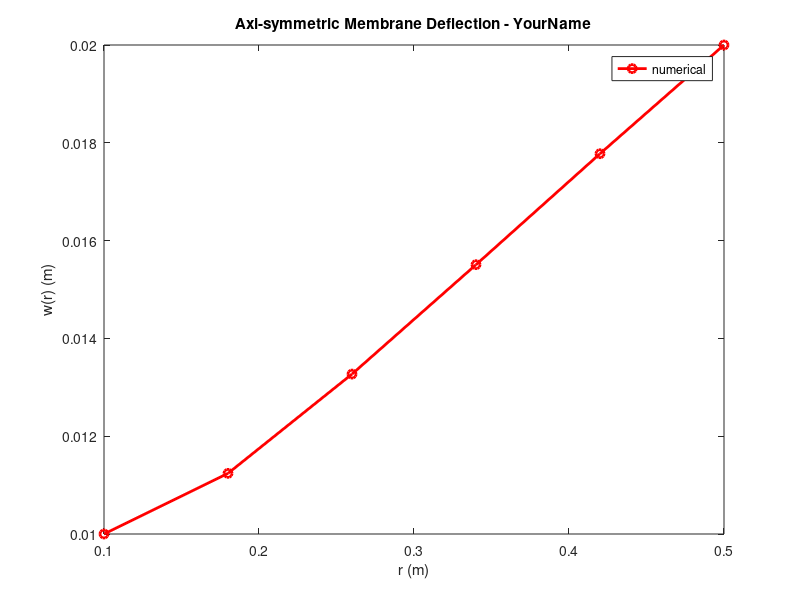

This figure's MATLAB source:
% Program Axial_Bar_2
%
%Basic Input
%
format long %number of signigicant digits in output screen
N = input('Enter the number of elements in the beam ')
a = 0.1; %m
b = 0.5; %m
T = 10; %N/m
Q = 3; %Pa
wa = 0.01; %m
wb = 0.02; %m
ks = 85; %Pa/m

%
%INITALIZATIONS
%

numnp=N+1;  %number of nodes
numel=N;	%number of elements
numimp=2;	%number of imposed dof
numeq=numnp-numimp; %number of equations
idof = zeros(numnp,1); %vector with equation numbers
idof(1) = -1; %negative for first and last nodes
idof(numnp) = -2;
for i = 2:numnp-1
	idof(i)=i-1;
end
%intialize global stiffness matricies kff, kpf, kpp
%and global load vectors Rp, Rf

Kff=sparse(zeros(numeq,numeq));
Kpf=sparse(zeros(numimp,numeq));
Kpp=sparse(zeros(numimp,numimp));
Rf=zeros(numeq,1);
Rp=zeros(numimp,1);

%Initialize Global DOF vectors Uf and Up
Uf = zeros(numeq,1);
Up = zeros(numimp,1);
Up(1) = wa;  %fixed at the wall
Up(2)= wb; %applied end displacement


%create coordinate vector x(N+1) and connectivity table lm(2,N)

x=zeros(N+1,1);
x(1)=a;
for i = 1:N
	x(i+1) = x(i)+ (b-a)/N;
end

lm=zeros(2,N);
for i=1:N
	lm(1,i)=i;
	lm(2,i)=i+1;
end
%
%FINITE ELEMENT SOLUTION
%
%loop over the N elements to get local and global K & R
for i=1:N
	k=zeros(2,2);
	r=zeros(2,1);
	%get absolute length
	le=abs(x(i+1)-x(i));
	%get two node numbers for element i
	n1=lm(1,i);
	n2=lm(2,i);
	%get load on the element (=value of p(x) at the center of the element)

    r1 = x(i);
    r2 = x(i+1);
    h = r2 - r1;
    rm = (r1 + r2)/2;

    k(1,1) = ((pi*T*(r2+r1))/h) + 2*(pi*ks*h)/3;
    k(1,2) = -1*((pi*T*(r2+r1))/h) + (pi*ks*h)/3;
    k(2,1) = k(1,2);
    k(2,2) = ((pi*T*(r2+r1))/h) + 2*(pi*ks*h)/3;

    r(1) = 2*pi * Q*h*(2*r1 + r2)/6;
    r(2) = 2*pi * Q*h*(r1 + 2*r2)/6;
	%assemble into Kff, Kpf, Kpp and Rf and Rp
	iaux=zeros(2,1);
	iaux(1) = idof(n1);
	iaux(2) = idof(n2);
	for jj=1:2
		nj=iaux(jj); 
			for kk=1:2
				nk=iaux(kk);
				if nj>0 && nk>0
					Kff(nj,nk)=Kff(nj,nk)+k(jj,kk); 
				elseif nj<0 && nk>0
					Kpf(-nj,nk)=Kpf(-nj,nk)+k(jj,kk); 
				elseif nj<0 && nk<0
					Kpp(-nj,-nk)=Kpp(-nj,-nk)+k(jj,kk);
				end 
			end
			if nj>0 
				Rf(nj)=Rf(nj)+r(jj);
			else
				Rp(-nj)=Rp(-nj)+r(jj);
			end 
		end
end %end loop over elements
%account for displacement boundary conditions
Rf=Rf-(Kpf)'*Up;
%solve linear system
Uf=Kff\Rf;

%POSTPROCESSING
%
%
%Rebuild, display and plot the global displacement vector
u=zeros(numnp,1);
for i=1:numnp
	if idof(i)>0
		u(i)=Uf(idof(i));
	else
		u(i)=Up(-idof(i));
	end
end

%I did use clause to modify the plotting issues as I never understand the
%plotting functions if I didn't write them myself
%print and plot solutions
sprintf('%s','nodal displacements')
iii=1:1:numnp;
aux=[iii;x';u'];
sprintf('node %d  x=%8.3f  u=%15.5f\n', aux)

xx = a:(b-a)/500:b;

plot(x, u, 'ro-', 'linewidth', 2)
title('Axi-symmetric Membrane Deflection - YourName')
xlabel('r (m)')
ylabel('w(r) (m)')
legend('numerical','location','best')

%compute largest differences between exact and FE solutions
%not available for this problem, remove error calculation

%Obtain and print reactions at supports
sprintf('%s','support reactions')
Rp=Rp-(Kpf*Uf+Kpp*Up);
for i=1:numnp
    if idof(i)<0
        sprintf('node # %d  Reaction= %15.5f Newtons', i, Rp(-idof(i)))
    end
end
